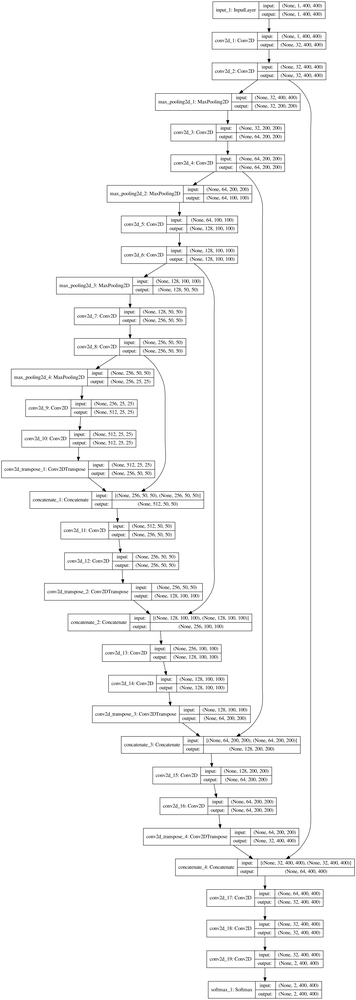
%> input picture Keras_code/model.png, 356 x 1000 px, shrunk from 4025 x 11296 before the run
$ octave --eval "result = ApplyWatershed(imread('../Keras_code/model.png'));"   (GNU Octave 9; MATLAB toolbox functions it lacks are replaced by stand-ins)
%> lines starting %> are read from the running program, lines starting %| are printed output that depends on the picture; in (x1, y1, x2, y2) boxes, pixels count from 0 and x2, y2 are one past the last pixel; in counts of white or black regions, pixels touching at a corner belong together; the program's own positions count from 1

%%
 function newMask = ApplyWatershed(bw)
    bw2 = bw;
%> bw2 is the input picture: size 1000x356x3 uint8; min 0, max 255, mean 246.5
    D = -bwdist(~bw2);
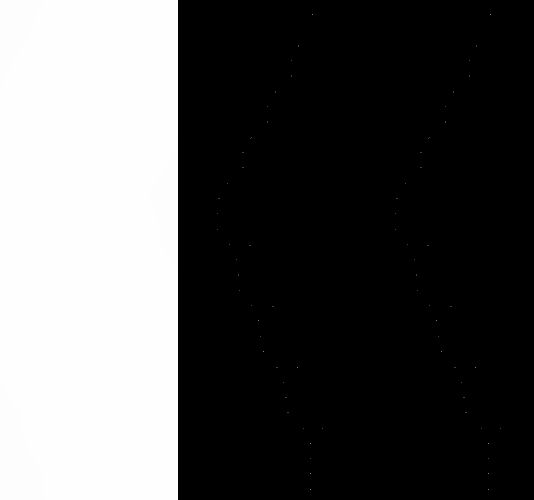
%> D: size 1000x1068 single (shown at 1/2 size); min -45254.8, max 0, mean -30193.4; drawn with min black and max white
    Ld = watershed(D);
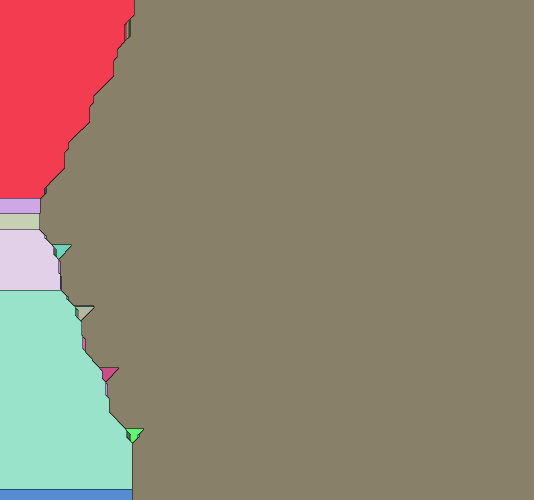
%> Ld: size 1000x1068 uint8 (shown at 1/2 size); 37 distinct labels, from 0 to 36; one colour per label, 0 black
    bw2 = bw;
    bw2(Ld == 0) = 0;
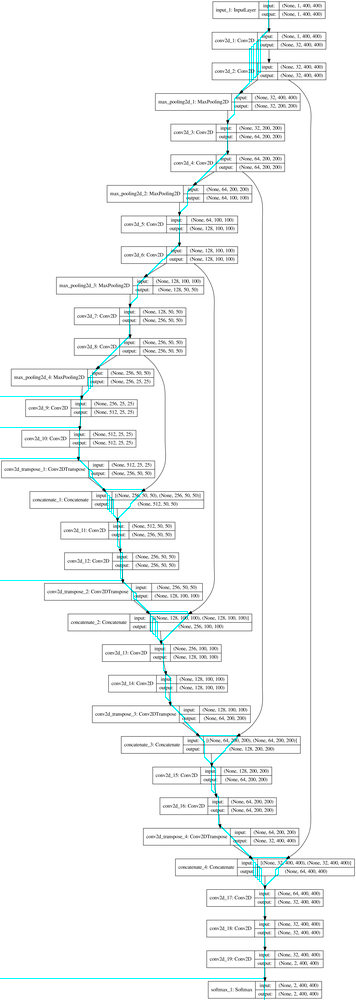
%> bw2: size 1000x356x3 uint8; 0.8% of pixels changed, all inside (x1, y1, x2, y2) = (0, 0, 288, 1000)
    mask = imextendedmin(D,2);
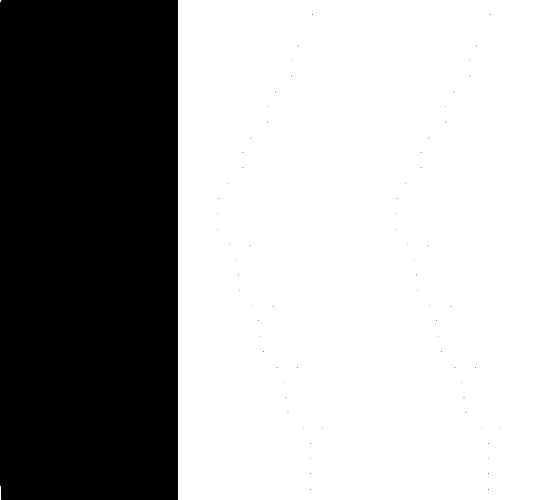
%> mask: size 1000x1068 logical (shown at 1/2 size); 66.7% white; 71 black regions (70 under 20 px), largest, box (x1, y1, x2, y2) and area: (0, 0, 356, 1000) 355933
    %imshow(mask);
    D2 = imimposemin(D,mask);
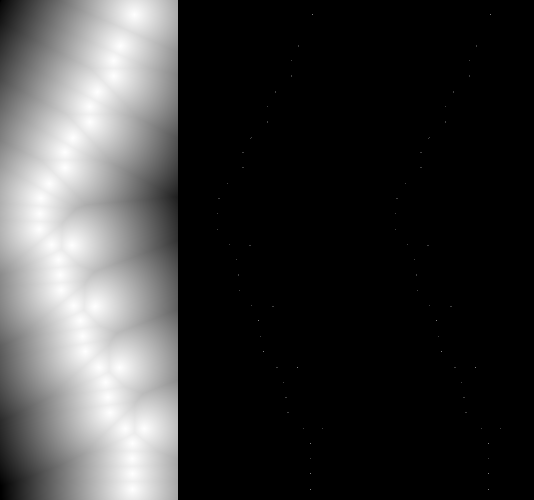
%> D2: size 1000x1068 single (shown at 1/2 size); 66.66% of the values are NaN or infinite; the others: min -217.5, max 45.25, mean -39.39; drawn with min black, max white, NaN and infinite black
    Ld2 = watershed(D2);
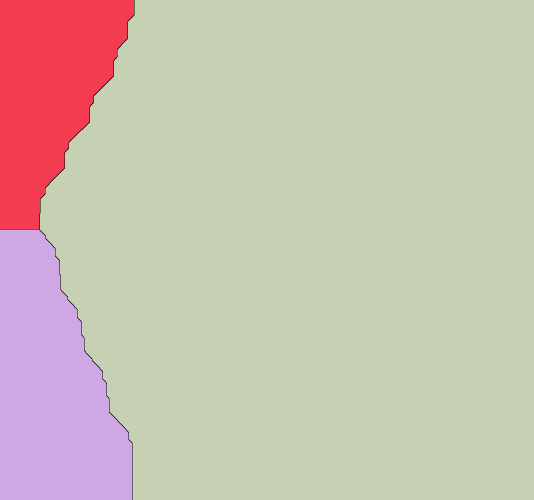
%> Ld2: size 1000x1068 uint8 (shown at 1/2 size); 4 distinct labels, from 0 to 3; one colour per label, 0 black
    bw3 = bw;
    bw3(Ld2 == 0) = 0;
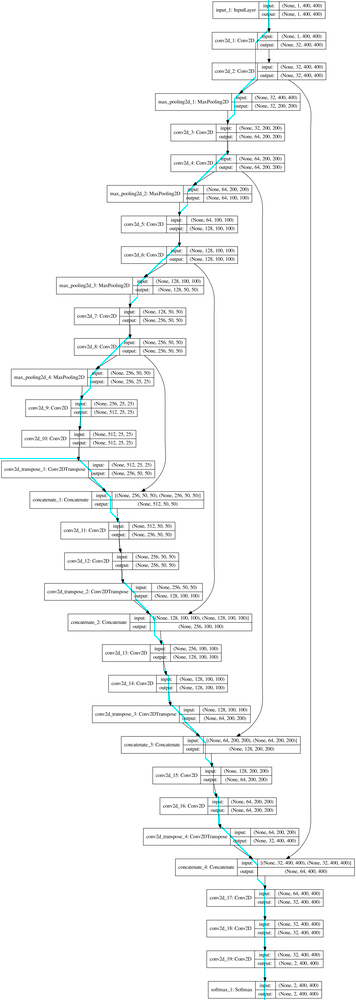
%> bw3: size 1000x356x3 uint8; 0.4% of pixels changed, all inside (x1, y1, x2, y2) = (0, 0, 269, 1000)
    newMask = bw3;
    %imshow(newMask);
  end
